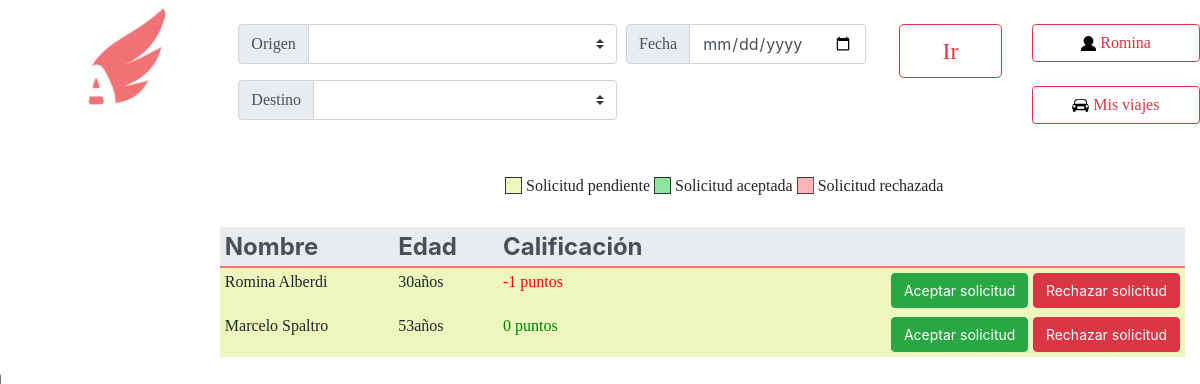
/verSolicitudes.php?id=51 (signed in), run on an earlier commit of the app's database.
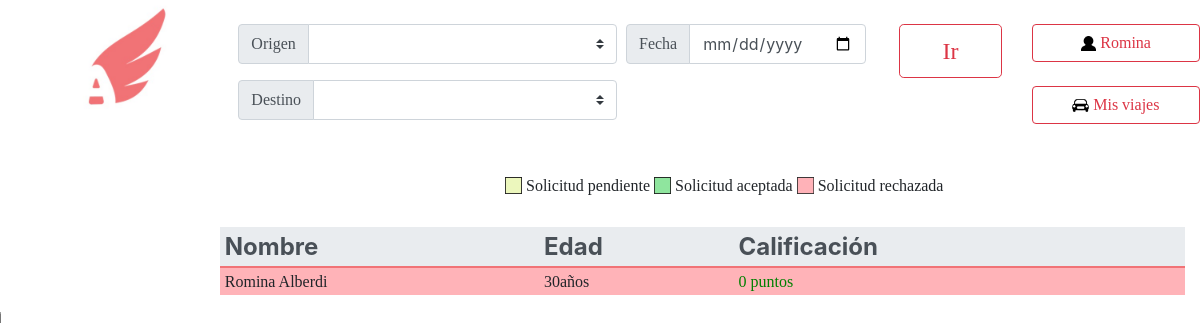
And on a later commit of the database.
### tables this page shows
CREATE TABLE IF NOT EXISTS `postulados_usuarios_viajes` (
  `IDusuario` int(50) NOT NULL,
  `IDviaje` int(50) NOT NULL,
  `estado` int(3) NOT NULL DEFAULT '0' COMMENT '0-> pendiente, 1->aceptado, -1->rechazado',
  `IDusuario_viaje` int(11) NOT NULL AUTO_INCREMENT,
  PRIMARY KEY (`IDusuario_viaje`)
);

CREATE TABLE IF NOT EXISTS `usuarios` (
  `nombre` varchar(50) NOT NULL,
  `apellido` varchar(50) NOT NULL,
  `email` varchar(50) NOT NULL,
  `clave` varchar(50) NOT NULL,
  `fecha` date NOT NULL,
  `foto` longblob,
  `token` varchar(100) NOT NULL,
  `ID` int(11) NOT NULL AUTO_INCREMENT,
  `borrado` tinyint(1) NOT NULL DEFAULT '0',
  `penalizacion` int(20) NOT NULL DEFAULT '0',
  `penalizacion_acom` int(20) NOT NULL DEFAULT '0',
  `deuda` float NOT NULL DEFAULT '0',
  PRIMARY KEY (`ID`)
);

### funciones.php (called while the page is built, shortened)
<?php
	function calcularEdad($miCumpleanos){
		$cumpleanos = new DateTime($miCumpleanos);
                $hoy = new DateTime();
   	 	$annos = $hoy->diff($cumpleanos);
                return $annos->y;
	}
?>

### verSolicitudes.php (the view, shortened to what the changed rows need)
<html lang="en">
  <head>
    <link rel="stylesheet" href="css/bootstrap.min.css">
  </head>
  <body>
            <?php
            require ('funciones.php');
            $link=conectarABase();
            $idviaje=$_GET['id'];
            $solicitudes = mysqli_query($link, "SELECT * FROM postulados_usuarios_viajes,usuarios where IDviaje=$idviaje and ID=IDusuario ORDER BY estado desc");
  	?>
		<div class="row" position="fixed">
			<div class="col-10">
                            <br>
                            <br>
                            <div  class="container">
				<table class="table table-sm table-borderless">
                                                 <thead class='thead-light'>
                                                 <tr style='border-bottom: 2px solid #f17376'>
                                                   <th scope="color"><font size='5'>Nombre</font></th>
                                                   <th scope="col"><font size='5'>Edad</font></th>
                                                   <th scope="col"><font size='5'>Calificación</font></th>
                                                   <th scope="col"></th>
                                                 </tr>
                                               </thead>
                                               <tbody>
                                                 <?php while($fila = $solicitudes->fetch_array(MYSQLI_NUM)) {
                                                    $nombreUser = mysqli_query($link,"SELECT ID,penalizacion_acom FROM usuarios where ID=$fila[0]");
                                                    $nombreUser = $nombreUser ->fetch_array(MYSQLI_NUM);
                                                    $puntos=0;
                                                    $calificaciones = mysqli_query($link, "SELECT calificacion FROM calificaciones where IDdestino=$nombreUser[0] AND !aConductor");
                                                    while($cal = $calificaciones->fetch_array(MYSQLI_NUM)){
                                                        $puntos=$puntos+$cal[0];
                                                    }
                                                    $puntos = $puntos - $nombreUser[1];
                                                 ?>
                                                 <tr style='margin-top: 30px;background-color: <?php if($fila[2]==1){echo "8fe59d";}else{if ($fila[2]==0){echo "ecf7bd";}else{echo "ffb3b8";}}?>'>
                                                   <td><font face='georgia'><?php echo $fila[4] . ' ' .  $fila[5]; ?></font></td>
                                                   <td><font face='georgia'><?php echo calcularEdad($fila[8]) . 'años'; ?></font></td>
                                                   <td ><font face='georgia' style="color: <?php if ($puntos>=0){echo "green";}else{echo "red";}?>"><?php echo $puntos?> puntos</font></td>
                                                   <td style="text-align:right"><?php if(($fila[2]==0)){?>
                                                       <a href="aceptarPostulado.php?idV=<?php echo $fila[1];?>&idU=<?php echo $fila[0];?>" class='btn  btn-success' style="font-size:14">Aceptar solicitud</a><span>  </span><a href="rechazarPostulado.php?idV=<?php echo $fila[1];?>&idU=<?php echo $fila[0];?>" class='btn btn-danger' style="font-size:14">Rechazar solicitud</a>
                                                   <?php
                                                   }else {if($fila[2]==1){?>
                                                       <a  href="cancelarPostulado.php?idV=<?php echo $fila[1];?>&idU=<?php echo $fila[0];?>"class='btn btn-danger' style="font-size:14;width: 270px; height:35px">Cancelar solicitud</a>
                                                   <?php }} ?>
                                                 </tr>
                                                 <?php
                                                 }?>
                                               </tbody>
                                </table>
                            </div>
                </div>
  </body>
    </html>

What changed in the data, as far as the page shows it:
removed postulados_usuarios_viajes: IDusuario.nombre "Marcelo", IDusuario.apellido "Spaltro", IDusuario.fecha "53", puntos "0"
changed postulados_usuarios_viajes "Romina": puntos "-1" → "0"; no longer shows "Aceptar solicitud Rechazar solicitud"
